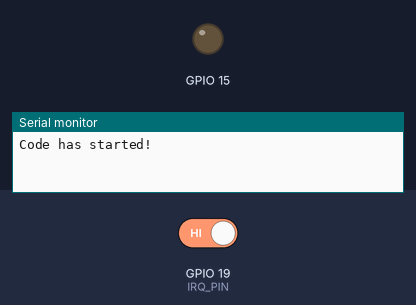
Simulated run of this sketch. Board: ESP32. On the bench: output pins drawn as LEDs (lit = HIGH), the last lines printed to the serial monitor. The inputs (shaded band) are chosen by the test bench; at power-on: GPIO 19 (IRQ_PIN) HIGH.

Above: at 1.2 s.
1.3 s: GPIO 19 (IRQ_PIN) driven LOW
At 1.57 s:
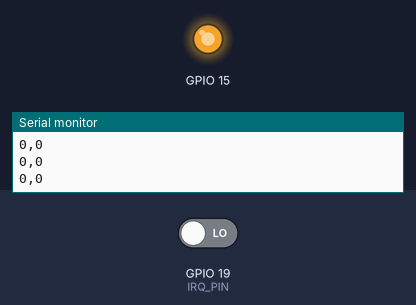
Timing chart, 0 to 10.3 s (numbered marks = the images above; inputs shaded):
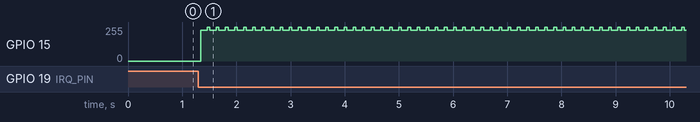

Measured:
- after the input at 1.3 s, GPIO 15: 0/255 → 232/255 at once, then repeats every 0.17 s: 255/255 0.05 s, 231/255 0.12 s

The sketch:

TSC2046E_Test_Code.ino
```cpp
#include <SPI.h>

#define X_PLATE_RES   650.0
#define IRQ_PIN       19
#define SAMPLES       16

#define X_MIN 862
#define Y_MIN 3517
#define X_MAX 3398
#define Y_MAX 418

SPIClass *mySpi = new SPIClass(HSPI);
void setup() {
  pinMode(15, OUTPUT);
  pinMode(IRQ_PIN, INPUT_PULLUP);
  Serial.begin(115200);
  Serial.println("Code has started!");
  mySpi->begin(14, 12, 13, 15);
}

void loop() {
  int x, y;
  if (tsAvailable(&x, &y, NULL))
  {
    //x = map(x, X_MIN, X_MAX, 0, 800);
    //y = map(y, Y_MIN, Y_MAX, 0, 600);
    Serial.print(x, DEC);
    Serial.print(',');
    Serial.println(y, DEC);
    delay(50);
  }
}

uint16_t getX()
{
  digitalWrite(15, LOW);
  // 2MHz clock -> 2MHz/16 = 125kHz Sample Rate
  mySpi->beginTransaction(SPISettings(2000000, MSBFIRST, SPI_MODE0));
  // 0b1, 101 - x measure, 0 - 12 bits,  0 - differential meas., 00 - low power between meas.
  mySpi->transfer(0b11010000);
  delayMicroseconds(50);
  int _x = ((mySpi->transfer(0x00) << 8 | mySpi->transfer(0x00)) >> 3);
  mySpi->endTransaction();
  digitalWrite(15, HIGH);
  return _x;
}

uint16_t getY()
{
  digitalWrite(15, LOW);
  // 2MHz clock -> 2MHz/16 = 125kHz Sample Rate
  mySpi->beginTransaction(SPISettings(2000000, MSBFIRST, SPI_MODE0));
  // 0b1, 001 - y measure, 0 - 12 bits,  0 - differential meas., 00 - low power between meas.
  mySpi->transfer(0b10010000);
  delayMicroseconds(50);
  int _x = ((mySpi->transfer(0x00) << 8 | mySpi->transfer(0x00)) >> 3);
  mySpi->endTransaction();
  digitalWrite(15, HIGH);
  return _x;
}

uint16_t getZ1()
{
  digitalWrite(15, LOW);
  // 2MHz clock -> 2MHz/16 = 125kHz Sample Rate
  mySpi->beginTransaction(SPISettings(2000000, MSBFIRST, SPI_MODE0));
  // 0b1, 011 - z1 measure, 0 - 12 bits,  0 - differential meas., 00 - low power between meas.
  mySpi->transfer(0b10110000);
  delayMicroseconds(50);
  int _x = ((mySpi->transfer(0x00) << 8 | mySpi->transfer(0x00)) >> 3);
  mySpi->endTransaction();
  digitalWrite(15, HIGH);
  return _x;
}

uint16_t getZ2()
{
  digitalWrite(15, LOW);
  // 2MHz clock -> 2MHz/16 = 125kHz Sample Rate
  mySpi->beginTransaction(SPISettings(2000000, MSBFIRST, SPI_MODE0));
  // 0b1, 100 - z2 measure, 0 - 12 bits,  0 - differential meas., 00 - low power between meas.
  mySpi->transfer(0b11000000);
  delayMicroseconds(50);
  int _x = ((mySpi->transfer(0x00) << 8 | mySpi->transfer(0x00)) >> 3);
  mySpi->endTransaction();
  digitalWrite(15, HIGH);
  return _x;
}

uint16_t getP(uint16_t _x)
{
  uint32_t _z1 = 0;
  uint32_t _z2 = 0;
  for (int i = 0; i < SAMPLES; i++)
  {
    _z1 += getZ1();
    _z2 += getZ2();
  }
  _z1 /= SAMPLES;
  _z2 /= SAMPLES;
  delay(1);
  return (uint16_t)(X_PLATE_RES * (_x / 4096.0) * (((_z2 * 1.0) / _z1) - 1));
}

uint8_t tsAvailable(int *_x, int *_y, int *_p)
{
  if (digitalRead(IRQ_PIN)) return 0;
  delay(1);
  uint32_t _tempX = 0;
  uint32_t _tempY = 0;
  for (int i = 0; i < SAMPLES; i++)
  {
    _tempX += getX();
    _tempY += getY();
  }
  _tempX /= SAMPLES;
  _tempY /= SAMPLES;
  int _tempP = getP(_tempX);
  if (_tempP < 700)
  {
    *_x = (uint16_t)_tempX;
    *_y = (uint16_t)_tempY;
    if (_p != NULL) *_p = _tempP;
    return 1;
  }
  return 0;
}
```
